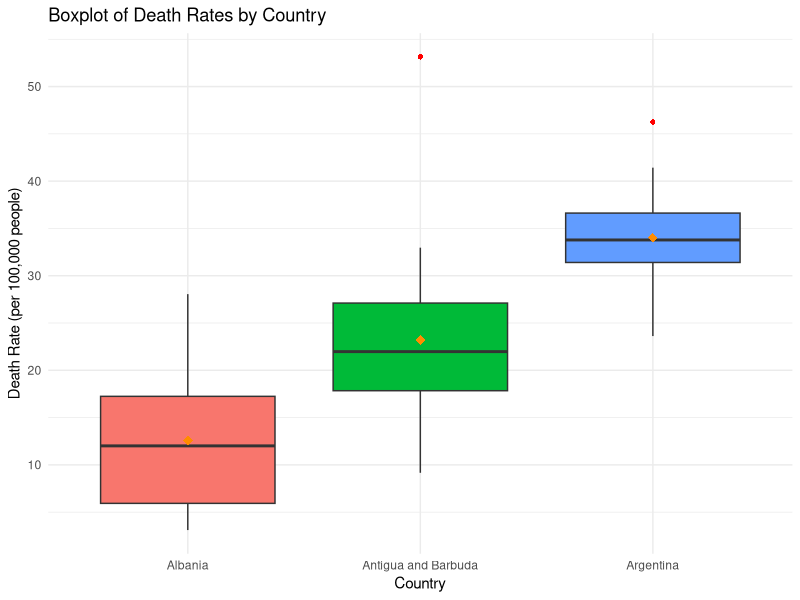

Write R code to recreate this figure.
# Load necessary library
library(ggplot2)

# Load the dataset
data <- read.csv("5- respiratory-infection-death-rate-who-mdb.csv")

# Rename columns for clarity
colnames(data) <- c("Entity", "Code", "Year", "Death_Rate")

# Filter data for the years 2000 to 2015 and specific countries
filtered_data <- subset(data, Year >= 2000 & Year <= 2015)

# Select a subset of countries (e.g., top 3 countries with most data entries)
top_countries <- unique(filtered_data$Entity)[1:3]  # Modify to select three countries
filtered_countries <- subset(filtered_data, Entity %in% top_countries)

# Create the boxplot
ggplot(filtered_countries, aes(x = Entity, y = Death_Rate, fill = Entity)) +
  geom_boxplot(outlier.color = "red", outlier.shape = 16, notch = FALSE) +
  stat_summary(fun = mean, geom = "point", shape = 18, color = "darkorange", size = 3) +  # Add mean as a point
  labs(title = "Boxplot of Death Rates by Country",
       x = "Country",
       y = "Death Rate (per 100,000 people)") +
  theme_minimal() +
  theme(legend.position = "none")

